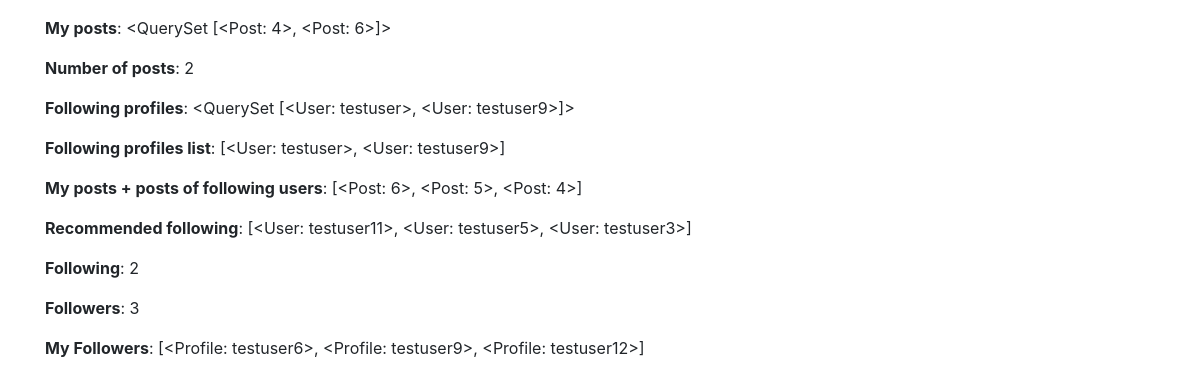
The app's page /profiles/test/ (signed in) with its own data.
### profiles/models.py (models this page shows)
class Profile(models.Model):
    user = models.OneToOneField(User, on_delete=models.CASCADE)
    avatar = models.ImageField(upload_to='avatars', default='avatar.png')
    background = models.ImageField(upload_to='backgrounds', default='background.jpg')
    following = models.ManyToManyField(User, related_name='following', blank=True)
    bio = models.TextField(default='Empty Bio')
    updated = models.DateTimeField(auto_now=True)
    created = models.DateTimeField(auto_now_add=True)
    def __str__(self):
        return str(self.user)
    def get_my_posts(self):
        return self.post_set.all()
    @property
    def num_posts(self):
        return self.post_set.all().count()
    def get_following(self):
        return self.following.all()
    def get_following_users(self):
        following_list = [p for p in self.get_following()]
        return following_list
    def get_my_and_following_posts(self):
        users = [user for user in self.get_following_users()]
        posts = []
        qs = None
        for u in users:
            p = Profile.objects.get(user=u)
            p_posts = p.post_set.all()
            posts.append(p_posts)
        my_posts = self.post_set.all()
        posts.append(my_posts)
        if len(posts) > 0:
            qs = sorted(chain(*posts), reverse=True, key=lambda obj: obj.created)
        return qs
    def get_proposals_for_following(self):
        profiles = Profile.objects.all().exclude(user=self.user)
        followers_list = [p for p in self.get_following()]
        available = [p.user for p in profiles if p.user not in followers_list]
        random.shuffle(available)
        return available[:3]
    @property
    def following_count(self):
        return self.get_following().count()
    def get_followers(self):
        qs = Profile.objects.all()
        followers_list = []
        for profile in qs:
            if self.user in profile.get_following():
                followers_list.append(profile)
        return followers_list
    @property
    def follower_count(self):
        return len(self.get_followers())

### posts/models.py (models this page shows, shortened)
class Post(models.Model):
    picture = models.ImageField(upload_to='images', blank=True)
    body = models.TextField()
    liked = models.ManyToManyField(User, default=None, blank=True)
    author = models.ForeignKey(Profile, on_delete=models.CASCADE, null=True)
    updated = models.DateTimeField(auto_now=True)
    created = models.DateTimeField(auto_now_add=True, null=True)
    def __str__(self):
        return str(self.pk)

### profiles/views.py (the view)
# urls.py: path('test/', profile_test_view, name="profile-test"),
def profile_test_view(request):
    profile = Profile.objects.get(user=request.user)
    return render(request, 'profiles/test_profile.html', {'profile': profile})

### profiles/templates/profiles/test_profile.html (shortened to what this page needs)
{% extends 'base.html' %}
{% block content %}
<p><b>My posts</b>: {{profile.get_my_posts}}</p>
<p><b>Number of posts</b>: {{profile.num_posts}}</p>
<p><b>Following profiles</b>: {{profile.get_following}}</p>
<p><b>Following profiles list</b>: {{profile.get_following_users}}</p>
<p><b>My posts + posts of following users</b>: {{profile.get_my_and_following_posts}}</p>
<p><b>Recommended following</b>: {{profile.get_proposals_for_following}}</p>
<p><b>Following</b>: {{profile.following_count}}</p>
<p><b>Followers</b>: {{profile.follower_count}}</p>
<p><b>My Followers</b>: {{profile.get_followers}}</p>
{% endblock content %}

### records on screen
Profile: get_my_posts "<QuerySet [<Post: 4>, <Post: 6>]>", num_posts "2", get_following "<QuerySet [<User: testuser>, <User: testuser9>]>", get_following_users "[<User: testuser>, <User: testuser9>]", get_my_and_following_posts "[<Post: 6>, <Post: 5>, <Post: 4>]", get_proposals_for_following "[<User: testuser11>, <User: testuser5>, <User: testuser3>]", following_count "2", follower_count "3", get_followers "[<Profile: testuser6>, <Profile: testuser9>, <Profile: testuser12>]"
